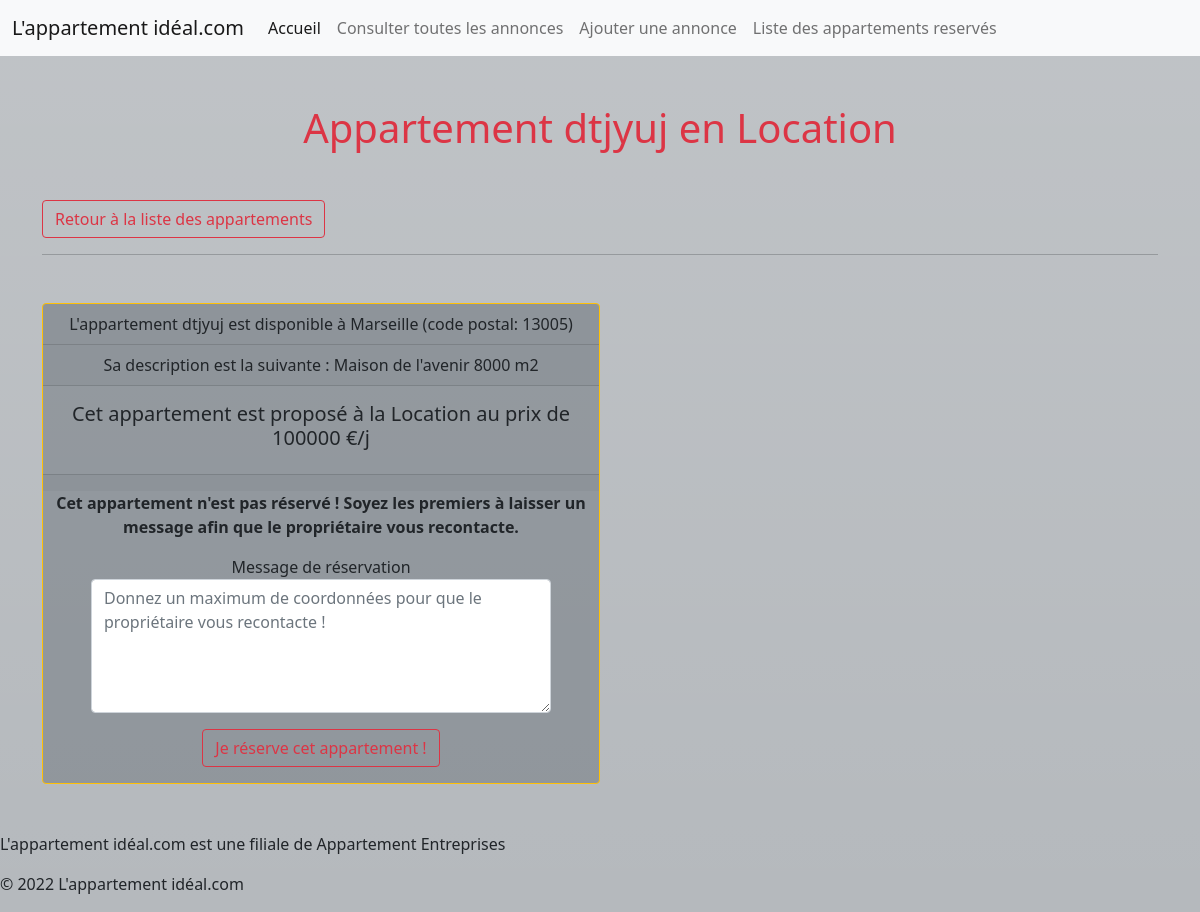
The app's page /annonceAppart.php?id=15 with its own data.
### tables this page shows
CREATE TABLE `advert` (
  `id` int(3) NOT NULL,
  `title` varchar(255) NOT NULL,
  `description` text NOT NULL,
  `postal_code` int(5) NOT NULL,
  `city` varchar(70) NOT NULL,
  `type` enum('Location','Achat','Vente') NOT NULL,
  `price` int(11) NOT NULL,
  `reservation_message` text NOT NULL
);

### annonceAppart.php (the view, shortened to what this page needs)
<?php require_once('inc/header.inc.php');
require_once('inc/init.php');
$afficheInfos = $pdo->query("SELECT * FROM advert WHERE id = $_GET[id] ");
$information = $afficheInfos->fetch(PDO::FETCH_ASSOC);
?>
<h1 class="text-center text-danger my-5">Appartement <?= $information['title'] ?> en <?= $information['type'] ?></h1>
<a href="listAppart.php"><button class="btn btn-outline-danger">Retour à la liste des appartements</button></a>
<hr>
<div class="card col-md-6 my-5 border border-warning text-center bg-secondary bg-opacity-50">
    <div class="card-header">
        L'appartement <?= $information['title'] ?> est disponible à <?= $information['city'] ?> (code postal: <?= $information['postal_code'] ?>)
    </div>
    <div class="card-header">
        Sa description est la suivante : <?= $information['description'] ?>
    </div>
    <div class="card-body">
        <h5 class="card-title">Cet appartement est proposé à la <?= $information['type'] ?> au prix de
            <?php if ($information['type'] == 'vente' || $information['type'] == 'achat') {
                echo $information['price'] . " €";
            } else {
                echo $information['price'] . " €/j";
            }
            ?>
        </h5>
    </div>
    <div class="card-footer text-muted">
    </div>
    <?php if (empty($information['reservation_message'])) { ?>
        <p>
            <strong>
                Cet appartement n'est pas réservé ! Soyez les premiers à laisser un message afin que le propriétaire vous recontacte.
            </strong>
        <form class="mx-5" action="" method="post">
            <div class="form-group">
                <label for="reservation_message">Message de réservation</label>
                <textarea name="reservation_message" id="reservation_message" rows="5" class="form-control" placeholder="Donnez un maximum de coordonnées pour que le propriétaire vous recontacte !"></textarea>
            </div>
            <button class="btn btn-outline-danger mt-3">Je réserve cet appartement !</button>
        </form>
        </p>
    <?php } ?>
</div>
<?php require_once('inc/footer.inc.php');

### records on screen
advert: title "dtjyuj", type "Location", city "Marseille", postal_code "13005", description "Maison de l'avenir 8000 m2", price "100000"
